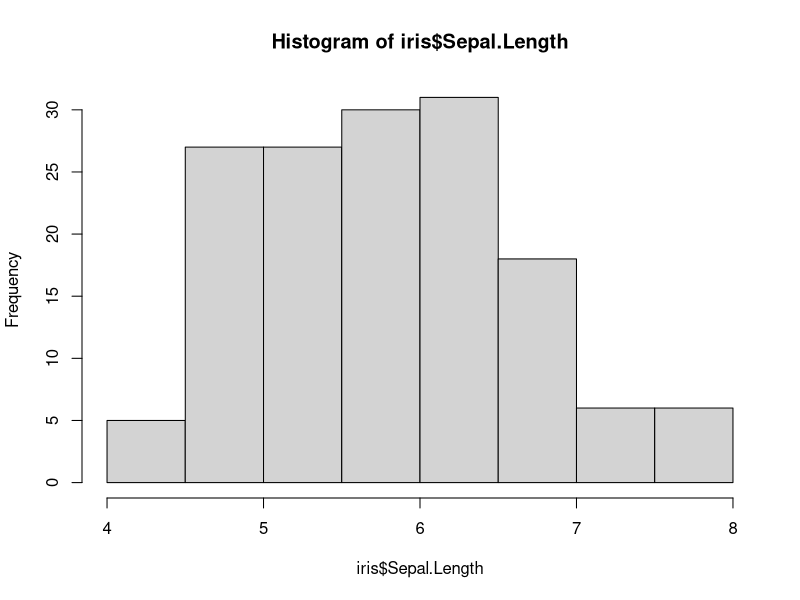
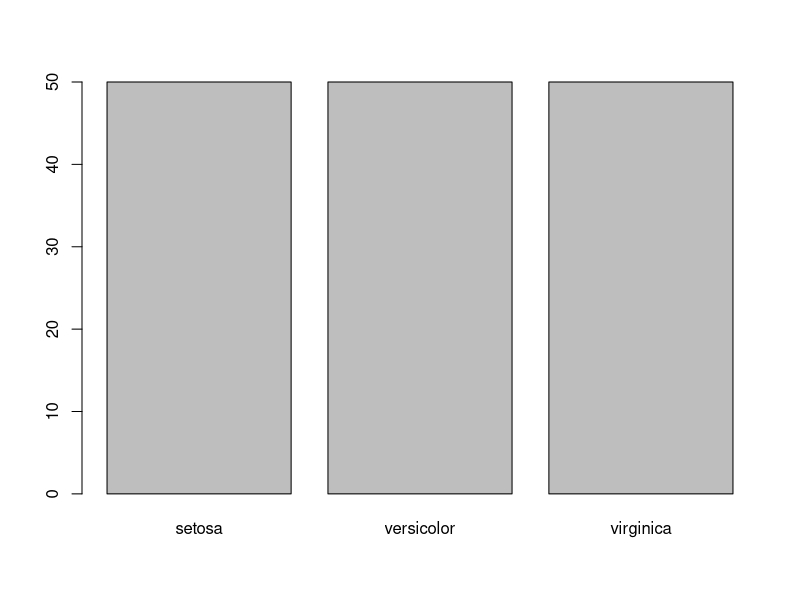
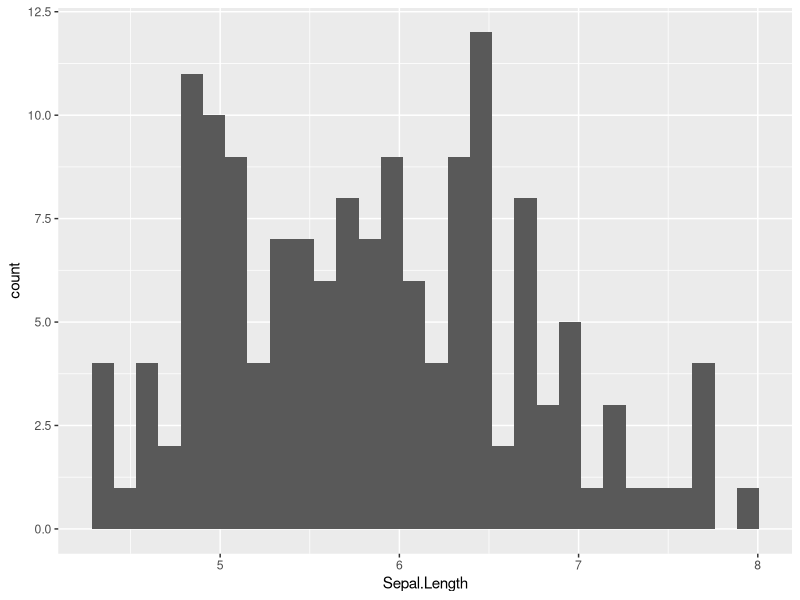
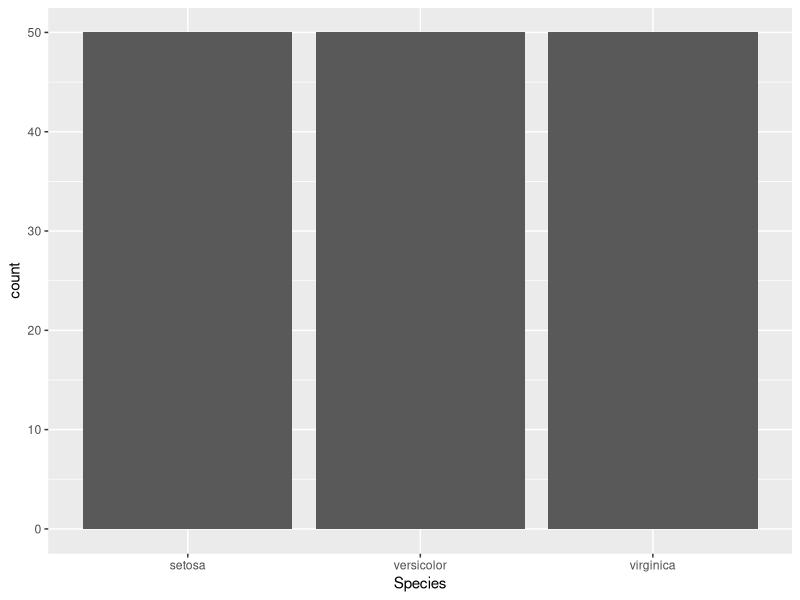

Write the R code that produced these figures, in order.
## ---- chunk 1
# lists the top 6 rows of the data
head(iris)

#lists the top 2 rows
head(iris,2)

# lists the number of rows & number of columns
dim(iris)

#lists the names of the variables
names(iris)

# classify variables
str(iris)

# isolate a variable
iris$Sepal.Length
## ---- chunk 2
# produce a histogram (quantitative variable)
hist(iris$Sepal.Length)

# produce a barplot (qualitative variable)
barplot(table(iris$Species))
## ---- chunk 3
# install.packages("ggplot2")  # You will need to run this line of code if you haven't installed ggplot2 before
library(ggplot2)

# produce a histogram (quantitative variable)
p1 = ggplot(iris, aes(x = Sepal.Length))  # Defines the x axis (1 variable).
p1 + geom_histogram() # Represents the data by histogram. 

# produce a barplot (qualitative variable)
p2 = ggplot(iris, aes(x=Species))
p2 + geom_bar()
## ---- chunk 4
# Write your code in here
## ---- chunk 5
# Write your code in here
## ---- chunk 6
# Write your code in here
